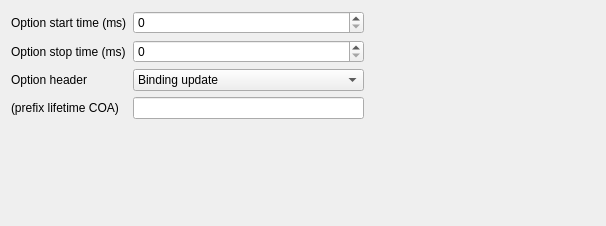
          <widget class="QWidget" name="tabPageIPv6ExtensionsHeaders" >
           <property name="geometry" >
            <rect>
             <x>0</x>
             <y>0</y>
             <width>606</width>
             <height>226</height>
            </rect>
           </property>
           <attribute name="title" >
            <string>IPv6 E&amp;xtension Headers</string>
           </attribute>
           <layout class="QGridLayout" >
            <item row="1" column="0" >
             <widget class="QLabel" name="textLabel4_3" >
              <property name="text" >
               <string>Option stop time (ms)</string>
              </property>
              <property name="wordWrap" >
               <bool>false</bool>
              </property>
             </widget>
            </item>
            <item row="2" column="0" >
             <widget class="QLabel" name="textLabel5" >
              <property name="text" >
               <string>Option header</string>
              </property>
              <property name="wordWrap" >
               <bool>false</bool>
              </property>
             </widget>
            </item>
            <item row="2" column="1" >
             <widget class="QComboBox" name="comboBoxOptionHeader" >
              <item>
               <property name="text" >
                <string>Binding update</string>
               </property>
              </item>
              <item>
               <property name="text" >
                <string>Binding ack</string>
               </property>
              </item>
              <item>
               <property name="text" >
                <string>Binding request</string>
               </property>
              </item>
              <item>
               <property name="text" >
                <string>Routing header</string>
               </property>
              </item>
              <item>
               <property name="text" >
                <string>Home address</string>
               </property>
              </item>
              <item>
               <property name="text" >
                <string>Router alert</string>
               </property>
              </item>
              <item>
               <property name="text" >
                <string>Jumbo payload</string>
               </property>
              </item>
             </widget>
            </item>
            <item row="0" column="0" >
             <widget class="QLabel" name="textLabel3_3" >
              <property name="text" >
               <string>Option start time (ms)</string>
              </property>
              <property name="wordWrap" >
               <bool>false</bool>
              </property>
             </widget>
            </item>
            <item row="3" column="1" >
             <widget class="QLineEdit" name="txtExtHeaderOptionalParameter" />
            </item>
            <item row="3" column="0" >
             <widget class="QLabel" name="labelExtHeaderOptionalParameter" >
              <property name="text" >
               <string>(prefix lifetime COA)</string>
              </property>
              <property name="wordWrap" >
               <bool>false</bool>
              </property>
             </widget>
            </item>
            <item row="4" column="1" >
             <spacer>
              <property name="orientation" >
               <enum>Qt::Vertical</enum>
              </property>
              <property name="sizeType" >
               <enum>QSizePolicy::Expanding</enum>
              </property>
              <property name="sizeHint" stdset="0" >
               <size>
                <width>31</width>
                <height>61</height>
               </size>
              </property>
             </spacer>
            </item>
            <item row="1" column="2" >
             <spacer>
              <property name="orientation" >
               <enum>Qt::Horizontal</enum>
              </property>
              <property name="sizeType" >
               <enum>QSizePolicy::Expanding</enum>
              </property>
              <property name="sizeHint" stdset="0" >
               <size>
                <width>111</width>
                <height>20</height>
               </size>
              </property>
             </spacer>
            </item>
            <item row="0" column="1" >
             <widget class="QSpinBox" name="txtExtHeaderStartTime" />
            </item>
            <item row="1" column="1" >
             <widget class="QSpinBox" name="txtExtHeaderStopTime" />
            </item>
           </layout>
          </widget>
